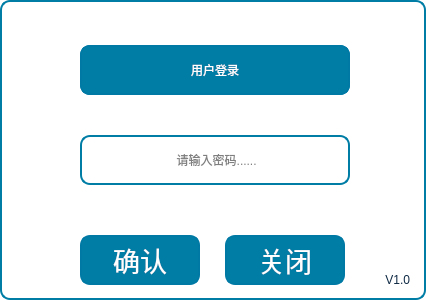
<?xml version="1.0" encoding="UTF-8"?>
<ui version="4.0">
 <class>UserLogin</class>
 <widget class="QDialog" name="UserLogin">
  <property name="geometry">
   <rect>
    <x>0</x>
    <y>0</y>
    <width>426</width>
    <height>300</height>
   </rect>
  </property>
  <property name="windowTitle">
   <string>Dialog</string>
  </property>
  <property name="styleSheet">
   <string notr="true">QGroupBox{
font: 18pt &quot;微软雅黑&quot;;
border: 0px solid rgb(0, 125, 126);
border-radius:8px;
margin-top:10px;
}
QGroupBox:title{
color:white;
subcontrol-origin: margin;
subcontrol-position: top center;
left: 5px;
}
QToolButton{
font: 20pt &quot;微软雅黑&quot;;
color: rgb(255, 255, 255);
border:2px solid rgb(0, 122, 165);
border-radius:10px;
background-color: rgb(0, 125, 165);
}
QLineEdit{
font: 24pt &quot;微软雅黑&quot;;
background-color: rgb(255, 255, 255);
border: 2px solid rgb(0, 125, 165);
border-radius:10px;
}
QLabel{
font: 20pt &quot;微软雅黑&quot;;
color:rgb(15, 41, 68);
}
QDialog{
background-color: rgb(255, 255, 255);
border:2px solid rgb(0, 125, 165);
border-radius:10px;
}
</string>
  </property>
  <widget class="QToolButton" name="tBtnAdmin">
   <property name="geometry">
    <rect>
     <x>80</x>
     <y>45</y>
     <width>270</width>
     <height>50</height>
    </rect>
   </property>
   <property name="sizePolicy">
    <sizepolicy hsizetype="Fixed" vsizetype="Fixed">
     <horstretch>0</horstretch>
     <verstretch>0</verstretch>
    </sizepolicy>
   </property>
   <property name="minimumSize">
    <size>
     <width>0</width>
     <height>0</height>
    </size>
   </property>
   <property name="font">
    <font>
     <family>微软雅黑</family>
     <pointsize>20</pointsize>
     <weight>50</weight>
     <italic>false</italic>
     <bold>false</bold>
    </font>
   </property>
   <property name="focusPolicy">
    <enum>Qt::NoFocus</enum>
   </property>
   <property name="text">
    <string>用户登录</string>
   </property>
   <property name="autoRepeat">
    <bool>true</bool>
   </property>
  </widget>
  <widget class="QToolButton" name="tBtnLogin">
   <property name="geometry">
    <rect>
     <x>80</x>
     <y>235</y>
     <width>120</width>
     <height>50</height>
    </rect>
   </property>
   <property name="font">
    <font>
     <family>微软雅黑</family>
     <pointsize>20</pointsize>
     <weight>50</weight>
     <italic>false</italic>
     <bold>false</bold>
    </font>
   </property>
   <property name="focusPolicy">
    <enum>Qt::NoFocus</enum>
   </property>
   <property name="text">
    <string>确认</string>
   </property>
   <property name="icon">
    <iconset resource="../image.qrc">
     <normaloff>:/Image/ok.png</normaloff>:/Image/ok.png</iconset>
   </property>
   <property name="iconSize">
    <size>
     <width>35</width>
     <height>35</height>
    </size>
   </property>
   <property name="toolButtonStyle">
    <enum>Qt::ToolButtonTextBesideIcon</enum>
   </property>
  </widget>
  <widget class="QToolButton" name="tBtnHide">
   <property name="enabled">
    <bool>true</bool>
   </property>
   <property name="geometry">
    <rect>
     <x>225</x>
     <y>235</y>
     <width>120</width>
     <height>50</height>
    </rect>
   </property>
   <property name="font">
    <font>
     <family>微软雅黑</family>
     <pointsize>20</pointsize>
     <weight>50</weight>
     <italic>false</italic>
     <bold>false</bold>
    </font>
   </property>
   <property name="focusPolicy">
    <enum>Qt::NoFocus</enum>
   </property>
   <property name="text">
    <string>关闭</string>
   </property>
   <property name="icon">
    <iconset resource="../image.qrc">
     <normaloff>:/Image/close.png</normaloff>:/Image/close.png</iconset>
   </property>
   <property name="iconSize">
    <size>
     <width>35</width>
     <height>35</height>
    </size>
   </property>
   <property name="toolButtonStyle">
    <enum>Qt::ToolButtonTextBesideIcon</enum>
   </property>
  </widget>
  <widget class="QLabel" name="lbUser">
   <property name="geometry">
    <rect>
     <x>25</x>
     <y>80</y>
     <width>50</width>
     <height>50</height>
    </rect>
   </property>
   <property name="styleSheet">
    <string notr="true">
border-image: url(:/pic/login.png);</string>
   </property>
   <property name="text">
    <string/>
   </property>
  </widget>
  <widget class="QLabel" name="label_3">
   <property name="geometry">
    <rect>
     <x>30</x>
     <y>160</y>
     <width>50</width>
     <height>50</height>
    </rect>
   </property>
   <property name="styleSheet">
    <string notr="true">border-image: url(:/pic/pwd.png);</string>
   </property>
   <property name="text">
    <string/>
   </property>
  </widget>
  <widget class="QLineEdit" name="lineEditPwd">
   <property name="geometry">
    <rect>
     <x>80</x>
     <y>135</y>
     <width>270</width>
     <height>50</height>
    </rect>
   </property>
   <property name="focusPolicy">
    <enum>Qt::StrongFocus</enum>
   </property>
   <property name="text">
    <string/>
   </property>
   <property name="maxLength">
    <number>6</number>
   </property>
   <property name="echoMode">
    <enum>QLineEdit::Password</enum>
   </property>
   <property name="alignment">
    <set>Qt::AlignCenter</set>
   </property>
   <property name="placeholderText">
    <string> 请输入密码......</string>
   </property>
  </widget>
  <widget class="QLabel" name="label_2">
   <property name="geometry">
    <rect>
     <x>80</x>
     <y>45</y>
     <width>270</width>
     <height>50</height>
    </rect>
   </property>
   <property name="styleSheet">
    <string notr="true">font: 20pt &quot;微软雅黑&quot;;
color: rgb(255, 255, 255);
border:2px solid rgb(0, 122, 165);
border-radius:10px;
background-color: rgb(0, 125, 165);</string>
   </property>
   <property name="text">
    <string>用户登录</string>
   </property>
   <property name="alignment">
    <set>Qt::AlignCenter</set>
   </property>
  </widget>
  <widget class="QLabel" name="label_4">
   <property name="geometry">
    <rect>
     <x>360</x>
     <y>265</y>
     <width>50</width>
     <height>30</height>
    </rect>
   </property>
   <property name="styleSheet">
    <string notr="true">font: 12pt &quot;微软雅黑&quot;;</string>
   </property>
   <property name="text">
    <string>V1.0</string>
   </property>
   <property name="alignment">
    <set>Qt::AlignRight|Qt::AlignTrailing|Qt::AlignVCenter</set>
   </property>
  </widget>
 </widget>
 <resources>
  <include location="../image.qrc"/>
 </resources>
 <connections/>
</ui>
